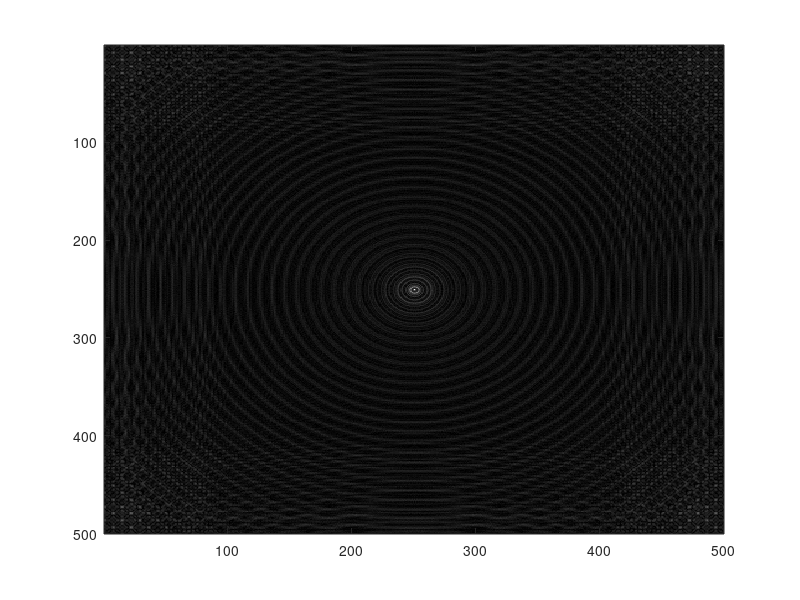

Reproduce this figure in MATLAB.
%Fresnel diffraction of binary axicon% 
clear; %Clear all memory

% Defining the parameters
N=500;% Define the matrix size
lambda=0.633*10^-6;%Define wavelength in meters
z=0.025;%Propagation distance = 25mm and 50 m
P=10^-4;%Radius of aperture = 0.1 mm
wsamp=10*lambda;%sampling period or width
%Creating sampled space
    x=1:N;
    y=1:N;
    [X,Y]=meshgrid(x,y);%Sampling
    Rsamp=sqrt((X-N/2).^2+(Y-N/2).^2).*wsamp;%Define sampled radius

%Constructing the DOE
    A=ones(N,N);%Define matrix by assigning ones to all pixels
    A(rem(Rsamp,P) < P/2)=exp(1i*pi);

%Calculating the Fresnel diffraction pattern
    PPF=exp(1i*pi/(lambda*z).*Rsamp.*Rsamp); %Calculate the parabolic phase factor
    A1=A.*PPF; %Multiply the circular aperture function with the parabolic phase factor
    E=abs(fftshift(fft2(fftshift(A1)))); %Calculate Fourier Transform
    colormap(gray)
    imagesc(E)
